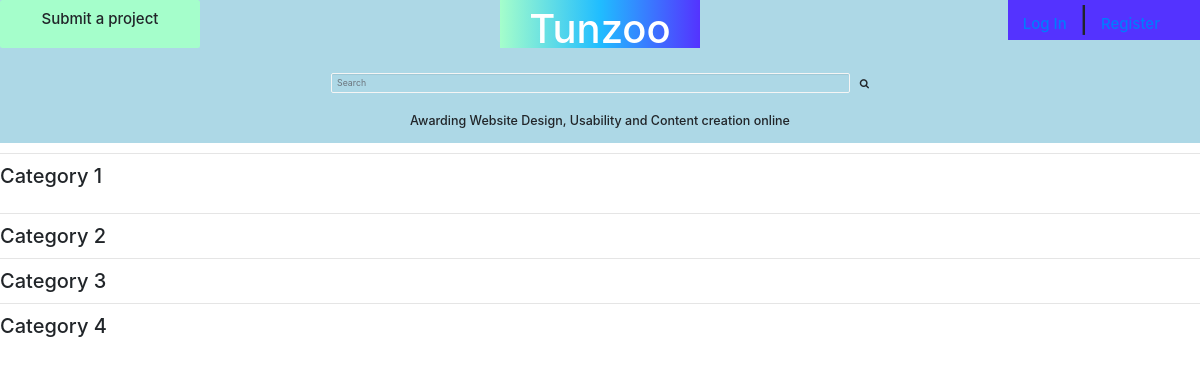
The app's page /, older data.
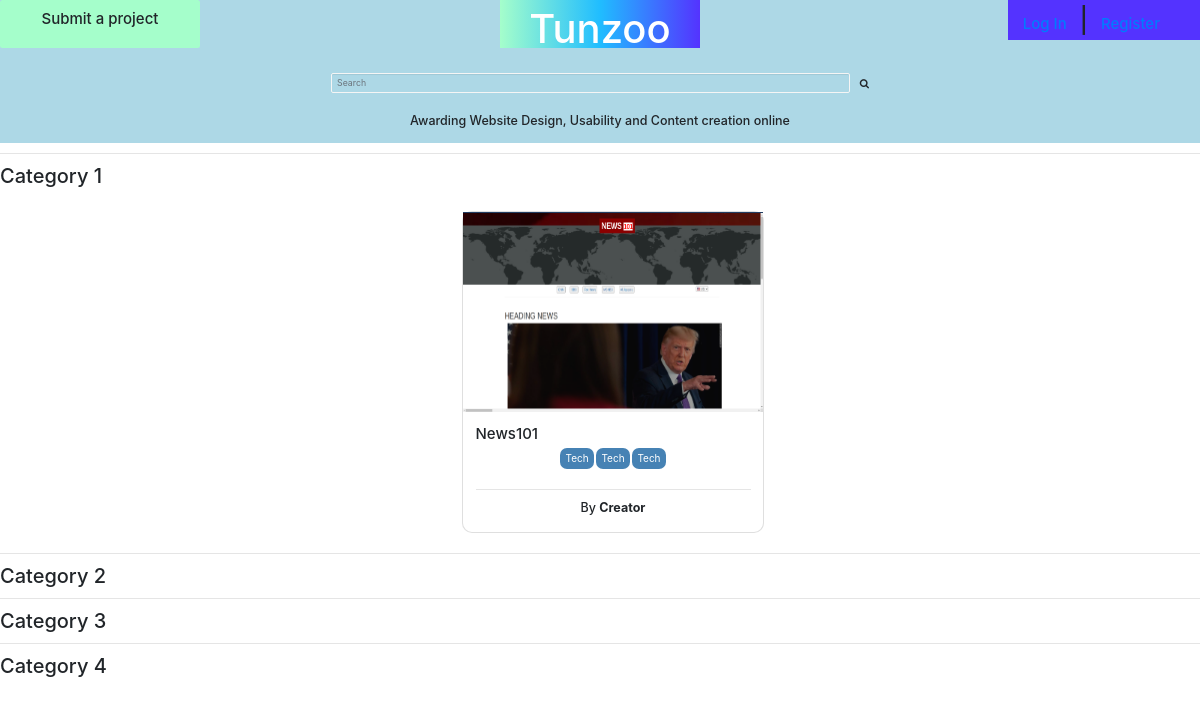
The same page, newer data.
### projects/models.py (models this page shows, shortened)
class Post(models.Model):
    name = models.CharField(max_length = 60)
    url = models.CharField(max_length=120)
    description = models.TextField()
    screenshot = models.ImageField(upload_to = 'screenshot')
    techs = models.ManyToManyField(Techs, related_name='techs')
    @classmethod
    def get_posts(cls):
        posts = cls.objects.order_by('name')
        return posts

### projects/views.py (the view)
# urls.py: url(r'^$', views.home, name='home'),
def home(request):
    current_user = request.user
    posts = Post.get_posts()
    return render(request, 'index.html', {"current_user": current_user, "posts": posts })

### projects/templates/index.html (shortened to what this page needs)
{% extends 'base.html' %}
{% block content %}
    <hr>
    <h2>Category 1</h2>
        <div class="container-fluid">
            <ul style="text-align: center;">
                {% for post in posts %}
                <li class= "cat">
                    <div class="card" style="border-radius: 10px;">
                        <a href="{% url 'details' post.id %}" ><img src="{{post.screenshot.url}}" style="width:300px; height:200px;"></a>
                        <div class="card-body">
                            <h4 style="text-align: left;">{{post.name}}</h4>
                            <p style="display: inline-block; background-color: steelblue;color: white; padding: 3px 5px; border-radius: 7px;">Tech</p>
                            <p style="display: inline-block; background-color: steelblue;color: white; padding: 3px 5px; border-radius: 7px;">Tech</p>
                            <p style="display: inline-block; background-color: steelblue;color: white; padding: 3px 5px; border-radius: 7px;">Tech</p>
                            <hr>
                            <h5>By <strong>Creator</strong></h5>
                        </div>
                    </div>
                </li>
                {% endfor %}
            </ul>
        </div>
    <hr>
    <h2>Category 2</h2>
    <hr>
    <h2>Category 3</h2>
    <hr>
    <h2> Category 4</h2>
{% endblock %}

### projects/templates/base.html (shortened to what this page needs)
{% load bootstrap3 %}
<!DOCTYPE html>
<html>
    <head>
        {% block styles %}
            {% bootstrap_css %}
            <link rel="stylesheet" href="https://stackpath.bootstrapcdn.com/bootstrap/4.5.2/css/bootstrap.min.css">
            <link rel="stylesheet" href="https://stackpath.bootstrapcdn.com/font-awesome/4.7.0/css/font-awesome.min.css">
        {% endblock %}
    </head>
    <body>
        {%include 'navbar.html' %}
        {% block content %}
        {% endblock %}
    </body>
</html>

### projects/templates/navbar.html (shortened to what this page needs)
<!DOCTYPE html>
<html>
    <head>
        <link rel="stylesheet" href="https://stackpath.bootstrapcdn.com/bootstrap/4.5.2/css/bootstrap.min.css">
    </head>
    <body>
        <nav style="background: lightblue; width: 100%;">
            <div class="row">
                <div class="col">
                    <div class="btn" style="background:#A5FECB; height: 6vh; width: 200px;">
                        <h4 style="padding: 5px;">Submit a project</h4>
                    </div>
                </div>
                <div class="col" style="text-align: center;">
                    <div class="container header" >
                        <a href="/"><h1 class="heading">Tunzoo</h1></a>
                    </div>
                </div>
                <div class="col" style="text-align: right; ">
                    <div class="container" style="background:#5433FF; height:fit-content; width: fit-content; margin-right: 0;">
                        {% if user.is_authenticated %}
                            <h4 class="auth" style="padding-right: 10px;"><a href="/accounts/login">{{current_user}}</a></h4>
                            <h4 style="display: inline-block; padding-right: 10px;font-size: 25px;">|</h4>
                            <h4 class="auth" style="padding-right:25px;"><a href="/logout"> Log Out</a></h4>
                        {% else %}
                            <h4 class="auth" style="padding-right: 10px;"><a href="/accounts/login">Log In</a></h4>
                            <h4 style="display: inline-block; padding-right: 10px;font-size: 25px;">|</h4>
                            <h4 class="auth" style="padding-right:25px;"><a href="/accounts/register"> Register</a></h4>
                        {% endif %}
                    </div>
                </div>
            </div>
            <div class="row" style="text-align: center;">
                <div class="container" style="margin-top: 20px;">
                    <div class="container" style="width: 65%;">
                        <form class="form-inline d-flex justify-content-center md-form form-sm active-purple-2 mt-2">
                            <input class="form-control form-control-sm mr-3 w-75" style="background: transparent; width: 150px;border-color: whitesmoke;" type="text" placeholder="Search" aria-label="Search">
                            <i class="fa fa-search" aria-hidden="true"></i>
                        </form>
                    </div>
                    <h5 style="padding-top: 20px; padding-bottom: 10px; "> Awarding Website Design, Usability and Content creation online</h5>
                </div>
            </div>
        </nav>
    </body>
</html>

### projects/templates/navbar.html (style rules this page uses)
.header { width:200px; height: 6vh; padding-top: 5px; background: #5433FF; background: -webkit-linear-gradient(to right, #A5FECB, #20BDFF, #5433FF); background: linear-gradient(to right, #A5FECB, #20BDFF, #5433FF); }
.heading { font-size: 40px; color: white; }
.auth { padding-top: 15px; display: inline-block; }

### projects/templates/index.html (style rules this page uses)
body { width: 100%; }
.cat { display: inline-block; padding-right: 14px; padding-top: 18px; }

Row changes from the older to the newer data that the page shows:
added Post: screenshot (picture), name "News101"
